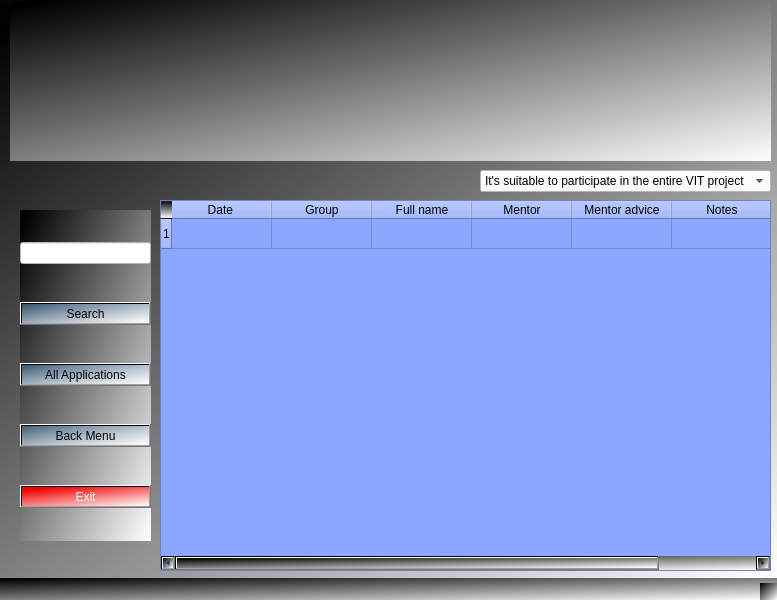
<?xml version="1.0" encoding="UTF-8"?>
<ui version="4.0">
 <class>MainWindow</class>
 <widget class="QMainWindow" name="MainWindow">
  <property name="geometry">
   <rect>
    <x>0</x>
    <y>0</y>
    <width>777</width>
    <height>600</height>
   </rect>
  </property>
  <property name="windowTitle">
   <string>MainWindow</string>
  </property>
  <property name="styleSheet">
   <string notr="true">background-color: qlineargradient(spread:reflect, x1:0.05, y1:0, x2:1, y2:1, stop:0 rgba(0, 0, 0, 255), stop:1 rgba(255, 255, 255, 255));
font: 75 11pt &quot;Arial&quot;;</string>
  </property>
  <widget class="QWidget" name="centralwidget">
   <widget class="QLabel" name="label_2">
    <property name="geometry">
     <rect>
      <x>10</x>
      <y>0</y>
      <width>761</width>
      <height>161</height>
     </rect>
    </property>
    <property name="text">
     <string/>
    </property>
    <property name="pixmap">
     <pixmap>../../../../Downloads/logo.png</pixmap>
    </property>
    <property name="scaledContents">
     <bool>true</bool>
    </property>
   </widget>
   <widget class="QTableWidget" name="tableWidget">
    <property name="geometry">
     <rect>
      <x>160</x>
      <y>200</y>
      <width>611</width>
      <height>371</height>
     </rect>
    </property>
    <property name="styleSheet">
     <string notr="true">background-color: rgb(140, 167, 255);
</string>
    </property>
    <property name="alternatingRowColors">
     <bool>true</bool>
    </property>
    <property name="rowCount">
     <number>1</number>
    </property>
    <property name="columnCount">
     <number>6</number>
    </property>
    <row/>
    <column>
     <property name="text">
      <string>Date </string>
     </property>
    </column>
    <column>
     <property name="text">
      <string>Group</string>
     </property>
    </column>
    <column>
     <property name="text">
      <string>Full name</string>
     </property>
    </column>
    <column>
     <property name="text">
      <string>Mentor</string>
     </property>
    </column>
    <column>
     <property name="text">
      <string>Mentor advice</string>
     </property>
    </column>
    <column>
     <property name="text">
      <string>Notes</string>
     </property>
    </column>
   </widget>
   <widget class="QComboBox" name="comboBox">
    <property name="geometry">
     <rect>
      <x>480</x>
      <y>170</y>
      <width>291</width>
      <height>22</height>
     </rect>
    </property>
    <property name="styleSheet">
     <string notr="true">color: rgb(0, 0, 0);
background-color: rgb(255, 255, 255);</string>
    </property>
    <item>
     <property name="text">
      <string>It's suitable to participate in the entire VIT project</string>
     </property>
    </item>
   </widget>
   <widget class="QWidget" name="layoutWidget">
    <property name="geometry">
     <rect>
      <x>20</x>
      <y>210</y>
      <width>131</width>
      <height>331</height>
     </rect>
    </property>
    <layout class="QVBoxLayout" name="verticalLayout">
     <item>
      <widget class="QLineEdit" name="lineEdit">
       <property name="styleSheet">
        <string notr="true">background-color: rgb(255, 255, 255);</string>
       </property>
       <property name="dragEnabled">
        <bool>true</bool>
       </property>
       <property name="cursorMoveStyle">
        <enum>Qt::VisualMoveStyle</enum>
       </property>
       <property name="clearButtonEnabled">
        <bool>true</bool>
       </property>
      </widget>
     </item>
     <item>
      <widget class="QPushButton" name="pushButton">
       <property name="styleSheet">
        <string notr="true">font: 700 10pt &quot;Tahoma&quot;;
color: rgb(0, 0, 0);
background-color: qlineargradient(spread:pad, x1:0, y1:0, x2:1, y2:1, stop:0 rgba(59, 102, 140, 175), stop:1 rgba(255, 255, 255, 255));</string>
       </property>
       <property name="text">
        <string>Search</string>
       </property>
      </widget>
     </item>
     <item>
      <widget class="QPushButton" name="pushButton_2">
       <property name="styleSheet">
        <string notr="true">font: 700 10pt &quot;Tahoma&quot;;
color: rgb(0, 0, 0);
background-color: qlineargradient(spread:pad, x1:0, y1:0, x2:1, y2:1, stop:0 rgba(59, 102, 140, 175), stop:1 rgba(255, 255, 255, 255));</string>
       </property>
       <property name="text">
        <string>All Applications</string>
       </property>
      </widget>
     </item>
     <item>
      <widget class="QPushButton" name="pushButton_3">
       <property name="styleSheet">
        <string notr="true">font: 700 10pt &quot;Tahoma&quot;;
color: rgb(0, 0, 0);
background-color: qlineargradient(spread:pad, x1:0, y1:0, x2:1, y2:1, stop:0 rgba(59, 102, 140, 175), stop:1 rgba(255, 255, 255, 255));</string>
       </property>
       <property name="text">
        <string>Back Menu</string>
       </property>
      </widget>
     </item>
     <item>
      <widget class="QPushButton" name="pushButton_4">
       <property name="styleSheet">
        <string notr="true">color: qlineargradient(spread:pad, x1:0.955, y1:0.176045, x2:0.971136, y2:0, stop:0.994318 rgba(241, 192, 243, 255), stop:1 rgba(255, 255, 27, 255));
background-color: qlineargradient(spread:pad, x1:0.25, y1:0, x2:1, y2:1, stop:0 rgba(242, 0, 0, 255), stop:1 rgba(255, 255, 255, 255));
color: rgb(255, 255, 255);</string>
       </property>
       <property name="text">
        <string>Exit</string>
       </property>
      </widget>
     </item>
    </layout>
   </widget>
  </widget>
  <widget class="QStatusBar" name="statusbar"/>
 </widget>
 <resources/>
 <connections/>
</ui>
